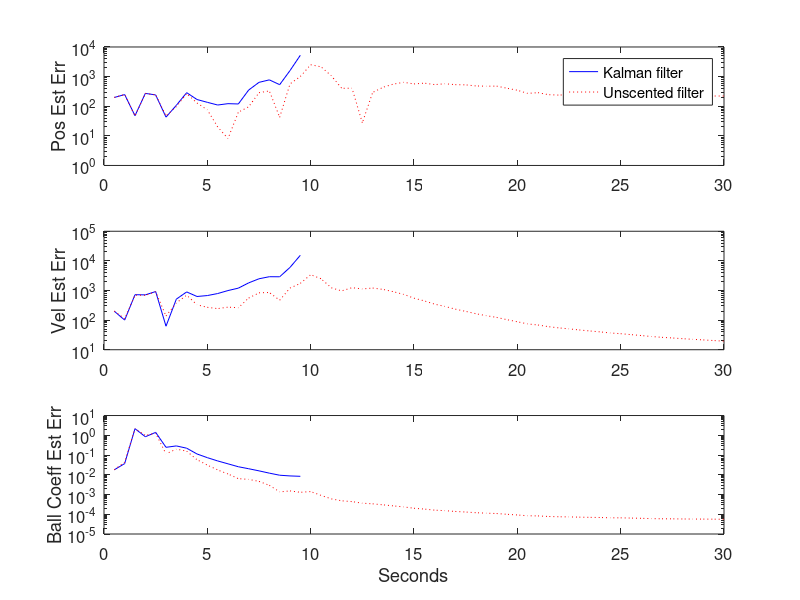
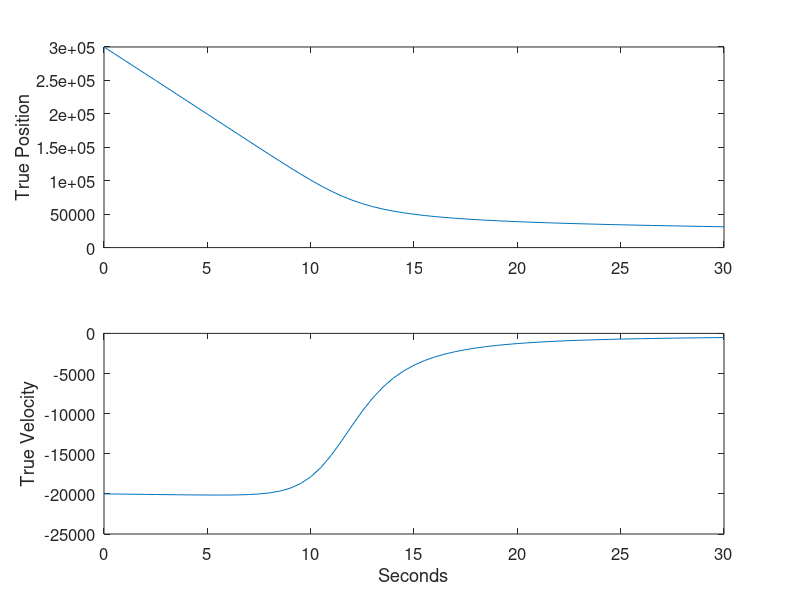

Reproduce these figures in MATLAB, in order.
function HybridUKF(T)

% Hybrid unscented Kalman filter example
% Track a body falling through the atmosphere
% This example is taken from [Jul00], which was based on [Ath68].
% INPUT: T = sample period

rho0 = 2; % lb-sec^2/ft^4
g = 32.2; % ft/sec^2
k = 2e4; % ft
R = 10^4; % measurement noise variance (ft^2)
Q = diag([0 0 0]); % process noise covariance
M = 10^5; % horizontal range of position sensor
a = 10^5; % altitude of position sensor
x = [3e5; -2e4; 1e-3]; % initial state
xhat = [3e5; -2e4; 1e-3]; % initial EKF state estimate
xhatukf = xhat; % initial UKF state estimation
P0 = diag([1e6 4e6 10]); % initial EKF covariance
P = P0;
Pukf = P; % initial UKF covariance
if ~exist('T', 'var')
    T = 0.5; % measurement time step
end
tf = 30; % simulation length (seconds)
dt = 0.001; % time step for system dynamics integration (seconds)
N = round(tf / T);
xArray = zeros(3, N+1);
xArray(:, 1) = x;
xhatArray = zeros(3, N+1);
xhatArray(:, 1) = xhat;
xhatukfArray = zeros(3, N+1);
xhatukfArray(:, 1) = xhatukf;
Parray = zeros(3, N+1);
Parray(:, 1) = diag(P);
Pukfarray = zeros(3, N+1);
Pukfarray(:, 1) = diag(Pukf);
W = ones(6,1) / 6; % UKF weights
for index = 1 : N
    % Simulate the system
    for tau = dt : dt : T
        xdot(1,1) = x(2);
        xdot(2,1) = rho0 * exp(-x(1)/k) * x(2)^2 / 2 * x(3) - g;
        xdot(3,1) = 0;
        xdot = xdot + sqrt(dt * Q) * [randn; randn; randn];
        x = x + xdot * dt;
    end
    % Simulate the noisy measurement
    z = sqrt(M^2 + (x(1)-a)^2) + sqrt(R) * randn;
    % Simulate the continuous-time part of the Kalman filter (time update)
    for tau = dt : dt : T
        xhatdot(1,1) = xhat(2);
        xhatdot(2,1) = rho0 * exp(-xhat(1)/k) * xhat(2)^2 / 2 * xhat(3) - g;
        xhatdot(3,1) = 0;
        xhat = xhat + xhatdot * dt;
        F = [0 1 0; -rho0 * exp(-xhat(1)/k) * xhat(2)^2 / 2 / k * xhat(3) ...
            rho0 * exp(-xhat(1)/k) * xhat(2) * xhat(3) ...
            rho0 * exp(-xhat(1)/k) * xhat(2)^2 / 2; ...
            0 0 0];
        %H = [(xhat(1) - a) / sqrt(M^2 + (xhat(1)-a)^2) 0 0];
        Pdot = F * P + P * F' + Q * dt;% - P * H' / R * H * P;
        P = P + Pdot * dt;
        if sum(sum(isinf(P))) + sum(sum(isnan(P))) > 0
            P = P0; % reinitialize the EKF covariance
        end
    end
    % Simulate the discrete-time part of the Kalman filter (measurement update)
    H = [(xhat(1) - a) / sqrt(M^2 + (xhat(1)-a)^2) 0 0];
    K = P * H' / (H * P * H' + R);
    zhat = sqrt(M^2 + (xhat(1)-a)^2);
    xhat = xhat + K * (z - zhat);
    P = (eye(3) - K * H) * P * (eye(3) - K * H)' + K * R * K';
    % Generate the UKF sigma points
    [root, ~] = chol(3*Pukf);
    xbreve(:, 1:3) = xhatukf + root(1:3,:)'; % Eq. 14.56
    xbreve(:, 4:6) = xhatukf - root(1:3,:)';
    % UKF time update
    for i = 1 : 6
        for tau = dt : dt : T
            xbrevedot(1,1) = xbreve(2,i);
            xbrevedot(2,1) = rho0 * exp(-xbreve(1,i)/k) * xbreve(2,i)^2 / 2 * xbreve(3,i) - g;
            xbrevedot(3,1) = 0;
            xbreve(:, i) = xbreve(:, i) + xbrevedot * dt; % Eq. 14.57
        end
    end
    xhatukf = zeros(3,1);
    for i = 1 : 6
        xhatukf = xhatukf + W(i) * xbreve(:,i); % Eq. 14.58
    end
    Pukf = zeros(3,3);
    for i = 1 : 6
        Pukf = Pukf + W(i) * (xbreve(:,i) - xhatukf) * (xbreve(:,i) - xhatukf)';
    end
    Pukf = Pukf + Q; % Eq. 14.58
    if sum(sum(isinf(Pukf))) + sum(sum(isnan(Pukf))) > 0
        Pukf = P0; % reinitialize the UKF covariance
    end
    % UKF measurement update
    zukf = sqrt(M^2 + (xbreve(1,:)-a).^2); % Eq. 14.61
    zhat = 0;
    for i = 1 : 6
        zhat = zhat + W(i) * zukf(:,i); % Eq. 14.62
    end
    Py = 0;
    Pxy = zeros(3,1);
    for i = 1 : 6
        Py = Py + W(i) * (zukf(:,i) - zhat) * (zukf(:,i) - zhat)'; % Eq. 14.63
        Pxy = Pxy + W(i) * (xbreve(:,i) - xhatukf) * (zukf(:,i) - zhat)'; % Eq. 14.64
    end
    Py = Py + R;
    Kukf = Pxy / Py;
    xhatukf = xhatukf + Kukf * (z - zhat);
    Pukf = Pukf - Kukf * Py * Kukf';
    if sum(sum(isinf(Pukf))) + sum(sum(isnan(Pukf))) > 0
        Pukf = P0; % reinitialize the UKF covariance
    end
    % Save data for plotting
    xArray(:, index+1) = x;
    xhatArray(:, index+1) = xhat;
    xhatukfArray(:, index+1) = xhatukf;
    Parray(:, index+1) = diag(P);
    Pukfarray(:, index+1) = diag(Pukf);
end

close all
t = 0 : T : tf;
figure; subplot(3,1,1)
semilogy(t, abs(xArray(1,:) - xhatArray(1,:)), 'b'); hold;
semilogy(t, abs(xArray(1,:) - xhatukfArray(1,:)), 'r:');
set(gca,'FontSize',12); set(gcf,'Color','White');
ylabel('Pos Est Err');
legend('Kalman filter', 'Unscented filter');

subplot(3,1,2)
semilogy(t, abs(xArray(2,:) - xhatArray(2,:)), 'b'); hold;
semilogy(t, abs(xArray(2,:) - xhatukfArray(2,:)), 'r:');
set(gca,'FontSize',12); set(gcf,'Color','White');
ylabel('Vel Est Err');

subplot(3,1,3)
semilogy(t, abs(xArray(3,:) - xhatArray(3,:)), 'b'); hold;
semilogy(t, abs(xArray(3,:) - xhatukfArray(3,:)), 'r:');
set(gca,'FontSize',12); set(gcf,'Color','White');
xlabel('Seconds');
ylabel('Ball Coeff Est Err');

figure; subplot(2,1,1)
plot(t, xArray(1,:));
set(gca,'FontSize',12); set(gcf,'Color','White');
ylabel('True Position');

subplot(2,1,2)
plot(t, xArray(2,:));
set(gca,'FontSize',12); set(gcf,'Color','White');
xlabel('Seconds');
ylabel('True Velocity');

% Calculate and output RMS estimation errors
KalPos = std(xArray(1,:) - xhatArray(1,:));
UKFPos = std(xArray(1,:) - xhatukfArray(1,:));
KalVel = std(xArray(2,:) - xhatArray(2,:));
UKFVel = std(xArray(2,:) - xhatukfArray(2,:));
KalBal = std(xArray(3,:) - xhatArray(3,:));
UKFBal = std(xArray(3,:) - xhatukfArray(3,:));
disp('RMS Estimation Errors:');
disp(['  Position = ', num2str(KalPos), ' (Kalman), ', num2str(UKFPos), ' (UKF)']);
disp(['  Velocity = ', num2str(KalVel), ' (Kalman), ', num2str(UKFVel), ' (UKF)']);
disp(['  Ball. Coeff. = ', num2str(KalBal), ' (Kalman), ', num2str(UKFBal), ' (UKF)']);
